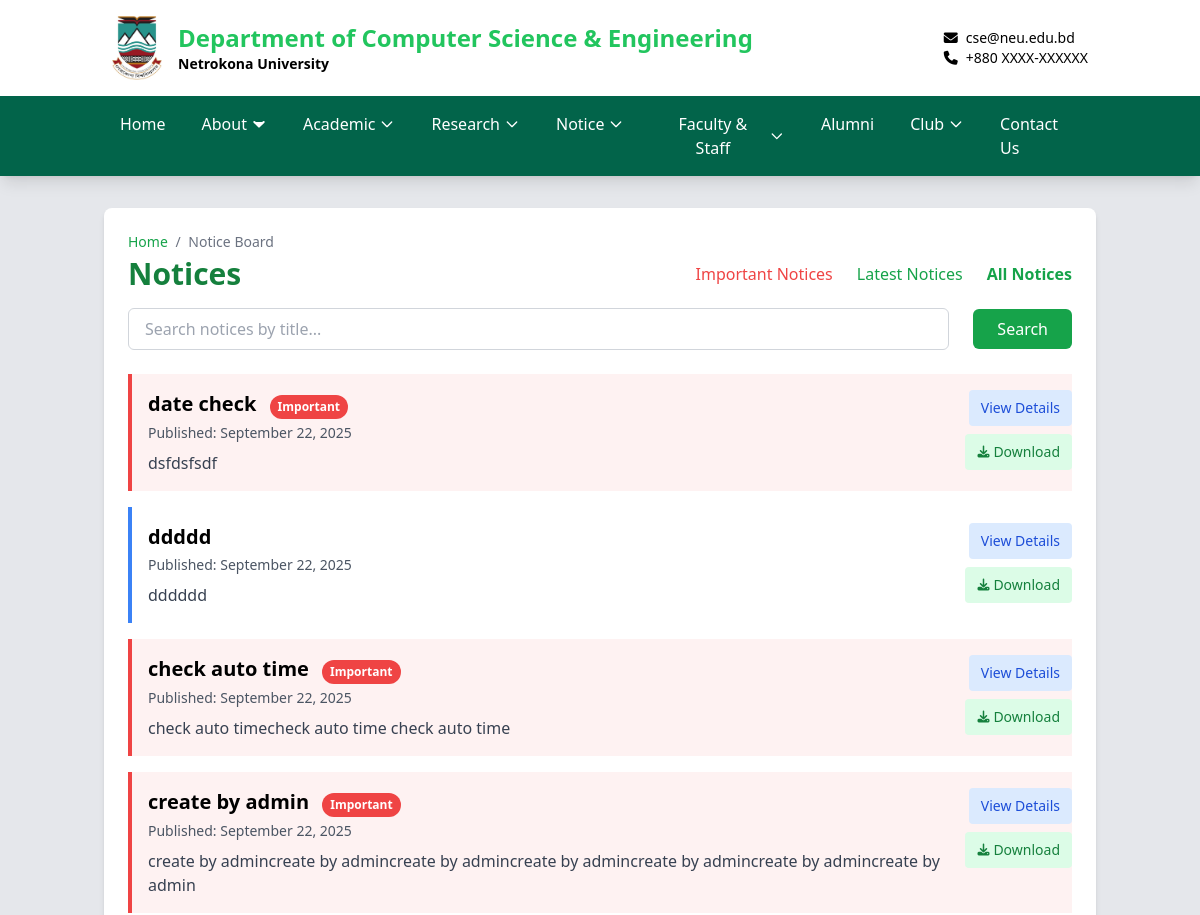
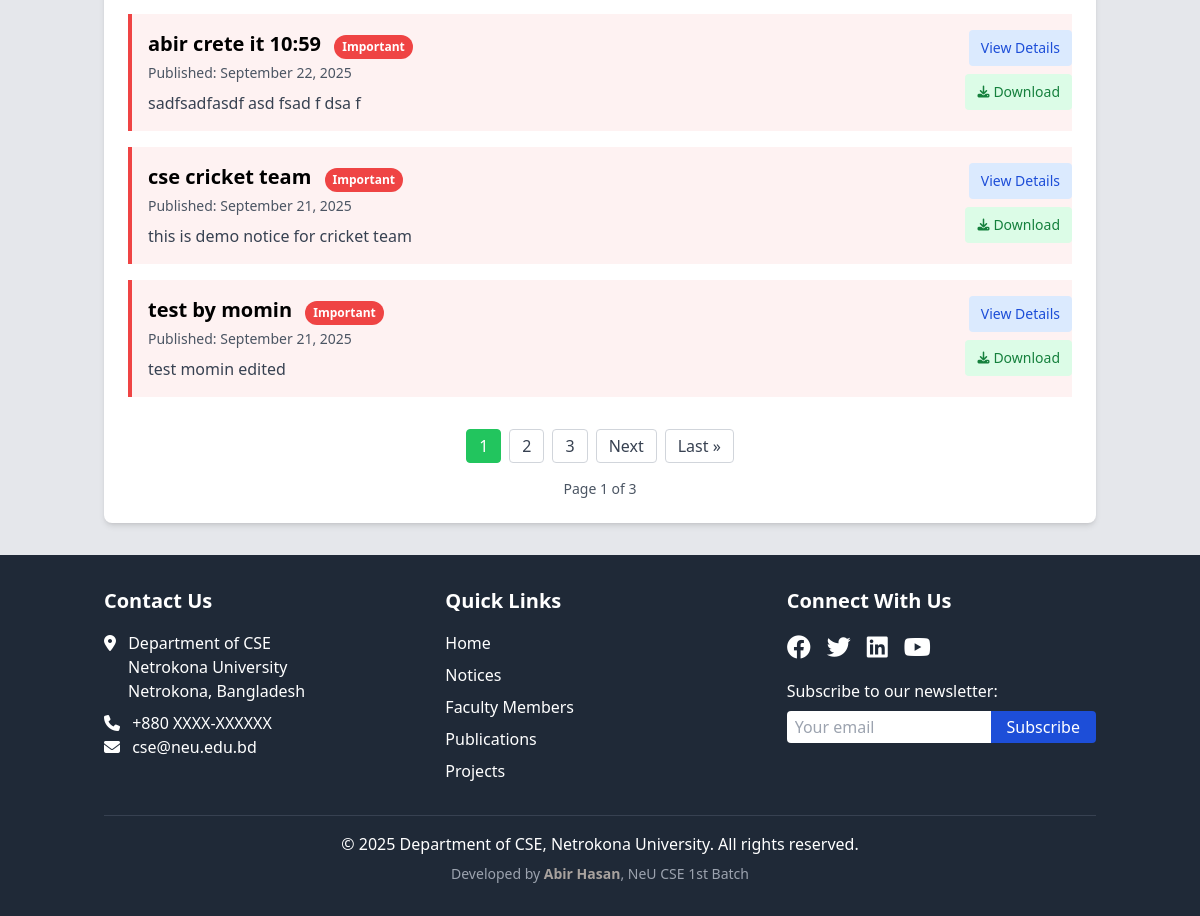
The page /notices/ on the database its author committed (2 pictures, top to bottom).
### cse_app/models.py (models this page shows, shortened)
class Notice_Board(models.Model):
    title = models.CharField(max_length=200)
    content = RichTextField()
    file = models.FileField(upload_to='notices/', blank=True, null=True)  # For download option
    created_at = models.DateTimeField(auto_now_add=True)
    updated_at = models.DateTimeField(auto_now=True)
    is_important = models.BooleanField(default=False)
    created_by = models.ForeignKey(User, on_delete=models.SET_NULL, null=True, blank=True)
    class Meta:
        ordering = ['-created_at']  # Newest first

### cse_app/views.py (the view)
# urls.py: path('notices/', views.notice_list, name='notice_list'),
def notice_list(request):
    notice_type = request.GET.get('type')
    search_query = request.GET.get('search', '').strip()
    notices = Notice_Board.objects.all()
    if notice_type == 'important':
        notices = notices.filter(is_important=True)
    elif notice_type == 'latest':
        notices = notices.order_by('-created_at')
    if search_query:
        notices = notices.filter(title__icontains=search_query)
    page_view, created = ViewCount.objects.get_or_create(page_name='notices')
    page_view.increment()
    paginator = Paginator(notices, 7)
    page_number = request.GET.get('page')
    page_obj = paginator.get_page(page_number)
    context = {
        'page_obj': page_obj,
        'notices': page_obj,  # This allows backward compatibility with existing template
        'notice_type': notice_type,
        'search_query': search_query,
    }
    return render(request, 'cse/notice_list.html', context)

### cse_app/context_processors.py (called while the page is built)
def scrolling_notice(request):
    notice = ScrollingNotice.objects.filter(is_active=True).first()
    return {'scrolling_notice': notice.text if notice else ''}

### cse_app/models.py (called while the page is built)
    def increment(self):
        self.count += 1
        self.save()

### templates/cse/notice_list.html (shortened to what this page needs)
{% extends '../base.html' %}
{% block content %}
<div class="bg-white rounded-lg shadow-md p-3 sm:p-4 md:p-6 max-w-7xl mx-auto" >
    <div class="text-sm text-gray-500 mb-1">
        <a href="{% url 'home' %}" class="text-green-600 hover:underline">Home</a>
        <span class="mx-1">/</span>
        <span>Notice Board</span>
    </div>
    <div class="space-y-4 mb-4 sm:mb-6">
        <div class="flex flex-col sm:flex-row justify-between items-start sm:items-center space-y-4 sm:space-y-0">
            <h1 class="text-xl sm:text-2xl md:text-3xl font-bold text-green-700">
                {% if notice_type == 'important' %}Important {% elif notice_type == 'latest' %}Latest {% endif %}Notices
            </h1>
            <div class="flex flex-wrap gap-2 sm:space-x-4">
                <a href="{% url 'notice_list' %}?type=important"
                   class="text-sm sm:text-base text-red-500  hover:underline {% if notice_type == 'important' %}font-bold{% endif %}">
                   Important Notices
                </a>
                <a href="{% url 'notice_list' %}?type=latest"
                   class="text-sm sm:text-base text-green-600 hover:underline {% if notice_type == 'latest' %}font-bold{% endif %}">
                   Latest Notices
                </a>
                <a href="{% url 'notice_list' %}"
                   class="text-sm sm:text-base text-green-600 hover:underline {% if not notice_type %}font-bold{% endif %}">
                   All Notices
                </a>
            </div>
        </div>
        <form method="GET" class="flex flex-col sm:flex-row items-stretch sm:items-center gap-2 sm:space-x-4">
            <div class="flex-1">
                <input type="text"
                       name="search"
                       value="{{ search_query }}"
                       placeholder="Search notices by title..."
                       class="w-full px-3 sm:px-4 py-2 text-sm sm:text-base border border-gray-300 rounded-md focus:outline-none focus:ring-2 focus:ring-blue-500">
            </div>
            <div class="flex gap-2">
                <button type="submit"
                        class="flex-grow sm:flex-grow-0 px-4 sm:px-6 py-2 bg-green-600 text-white text-sm sm:text-base rounded-md hover:bg-green-700 focus:outline-none focus:ring-2 focus:ring-green-700">
                    Search
                </button>
            </div>
        </form>
    </div>
    <div class="space-y-4">
        {% for notice in page_obj %}
        <div class="border-l-4 {% if notice.is_important %}border-red-500 bg-red-50{% else %}border-blue-500{% endif %} pl-3 sm:pl-4 py-3 sm:py-4 hover:shadow-md transition-shadow duration-200"
           >
            <div class="flex flex-col sm:flex-row justify-between items-start space-y-3 sm:space-y-0" >
                <div class="flex-1 min-w-0 w-full">
                    <h2 class="text-base sm:text-lg md:text-xl font-semibold break-words">
                        <a href="{% url 'notice_detail' notice.id %}" class="hover:underline hover:text-green-700 transition-colors duration-200">{{ notice.title }}</a>
                        {% if notice.is_important %}
                        <span class="bg-red-500 text-white text-xs px-2 py-1 rounded ml-2 inline-block rounded-full">Important</span>
                        {% endif %}
                    </h2>
                    <p class="text-xs sm:text-sm text-gray-600 mt-1">
                        {% if notice.created_at %}
                        <span>Published: {{ notice.created_at|date:"F d, Y" }}</span>
                        {% endif %}
                    </p>
                    <p class="mt-2 text-sm sm:text-base text-gray-700 line-clamp-2 sm:line-clamp-none">{{ notice.content|striptags|truncatewords:30 }}</p>
                </div>
                <div class="flex flex-row sm:flex-col items-stretch sm:items-end gap-2 sm:ml-4 w-full sm:w-auto">
                    <a href="{% url 'notice_detail' notice.id %}"
                       class="flex-1 sm:flex-none text-center px-3 py-2 bg-blue-100 text-blue-700 rounded text-sm hover:bg-blue-200 hover:text-blue-900 transition-colors duration-200 w-full sm:w-auto min-w-[100px]">
                        View Details
                    </a>
                    {% if notice.file %}
                    <a href="{% url 'download_notice' notice.pk %}"
                       class="flex-1 sm:flex-none text-center px-3 py-2 bg-green-100 text-green-700 rounded text-sm hover:bg-green-200 hover:text-green-900 transition-colors duration-200 inline-flex items-center justify-center w-full sm:w-auto min-w-[100px]">
                        <i class="fas fa-download mr-1 text-xs"></i> Download
                    </a>
                    {% endif %}
                </div>
            </div>
        </div>
        {% empty %}
        <p class="text-gray-600 py-4 text-center">No notices available.</p>
        {% endfor %}
    </div>
    {% if page_obj.paginator.num_pages > 1 %}
    <div class="mt-6 sm:mt-8 flex flex-wrap justify-center items-center gap-2">
        {% for num in page_obj.paginator.page_range %}
            {% if page_obj.number == num %}
                <span class="px-2 sm:px-3 py-1 text-sm sm:text-base rounded border border-green-500 bg-green-500 text-white">{{ num }}</span>
            {% elif num > page_obj.number|add:'-3' and num < page_obj.number|add:'3' %}
                <a href="?page={{ num }}{% if notice_type %}&type={{ notice_type }}{% endif %}{% if search_query %}&search={{ search_query }}{% endif %}"
                   class="px-3 py-1 rounded border border-gray-300 text-gray-700 hover:bg-gray-100">
                    {{ num }}
                </a>
            {% endif %}
        {% endfor %}
        {% if page_obj.has_next %}
            <a href="?page={{ page_obj.next_page_number }}{% if notice_type %}&type={{ notice_type }}{% endif %}{% if search_query %}&search={{ search_query }}{% endif %}"
               class="px-3 py-1 rounded border border-gray-300 text-gray-700 hover:bg-gray-100">
                Next
            </a>
            <a href="?page={{ page_obj.paginator.num_pages }}{% if notice_type %}&type={{ notice_type }}{% endif %}{% if search_query %}&search={{ search_query }}{% endif %}"
               class="px-3 py-1 rounded border border-gray-300 text-gray-700 hover:bg-gray-100">
                Last &raquo;
            </a>
        {% endif %}
    </div>
    <div class="mt-4 text-center text-sm text-gray-600">
        Page {{ page_obj.number }} of {{ page_obj.paginator.num_pages }}
    </div>
    {% endif %}
</div>
{% endblock %}

### templates/base.html (style rules this page uses)
:root { --custom-green: #02644A; --custom-green-hover: #00916a; }

### rows shown on the page
Notice_Board: title "date check", is_important "Important", created_at "September 22, 2025", content "dsfdsfsdf", shows "Download"
Notice_Board: title "ddddd", created_at "September 22, 2025", content "dddddd", shows "Download"
Notice_Board: title "check auto time", is_important "Important", created_at "September 22, 2025", content "check auto timecheck auto time check auto time", shows "Download"
Notice_Board: title "create by admin", is_important "Important", created_at "September 22, 2025", content "create by admincreate by admincreate by admincreate by admincreate by admincreate by admincreate by admin", shows "Download"
Notice_Board: title "abir crete it 10:59", is_important "Important", created_at "September 22, 2025", content "sadfsadfasdf asd fsad f dsa f", shows "Download"
Notice_Board: title "cse cricket team", is_important "Important", created_at "September 21, 2025", content "this is demo notice for cricket team", shows "Download"
Notice_Board: title "test by momin", is_important "Important", created_at "September 21, 2025", content "test momin edited", shows "Download"

### other values the page prints
{{ num }} "1"
{{ num }} "2" "3"
{{ page_obj.number }} "1"
{{ page_obj.paginator.num_pages }} "3"
